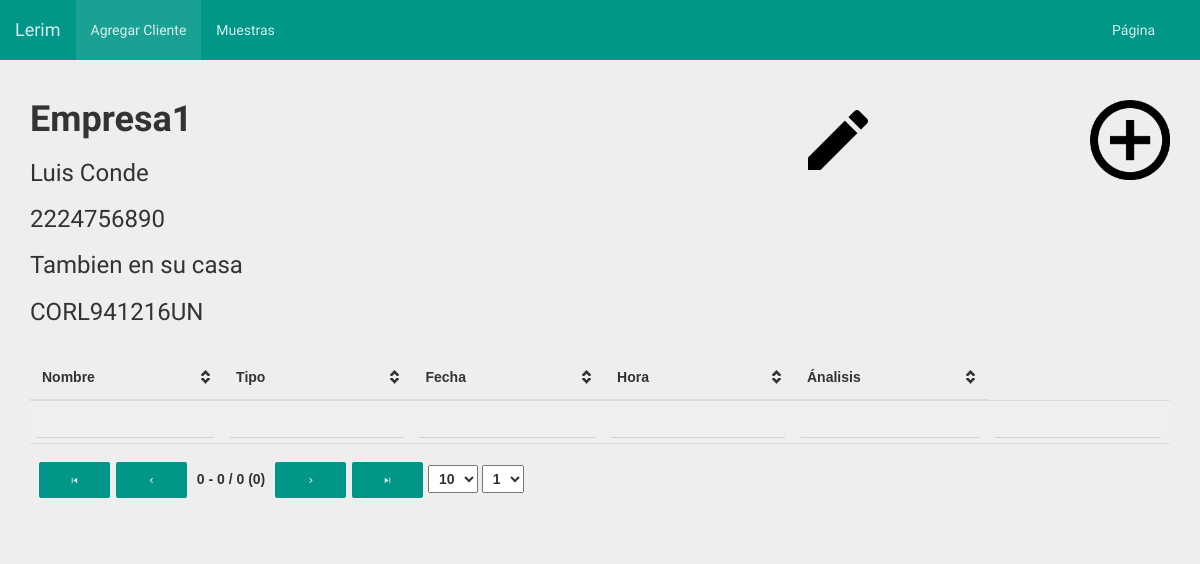
Page /index.php/welcome/bio/2 on the committed database.
### tables this page shows
CREATE TABLE clientes
(
	`id_cliente` INT NOT NULL AUTO_INCREMENT,
	`nombre` VARCHAR(200) NOT NULL,
	`representante` VARCHAR(100) NOT NULL,
	`telefono` VARCHAR(10) NOT NULL,
	`email` VARCHAR(50) NOT NULL DEFAULT "",
	`direccion` VARCHAR(100) NOT NULL,
	`RFC` VARCHAR(12) NOT NULL,
	PRIMARY KEY (`id_cliente`),
	UNIQUE INDEX `rfc_UNIQUE` (`RFC` ASC)
);

### application/controllers/Welcome.php (called while the page is built, shortened)
<?php if ( ! defined('BASEPATH')) exit('No direct script access allowed');
class Welcome extends CI_Controller {
	function __construct(){
		$this->load->model('modelo');
		$this->load->helper('url');
	}
	public function BIO()
	{
		$id=$this->uri->segment(3);
		$bio=$this->modelo->muestraBio($id);
		$this->load->view('header');
		$this->load->view('barra');
		$this->load->view('cliente',$bio);
		$this->load->view('footer');
	}
}

### index.php (called while the page is built, shortened)
<?php
require_once BASEPATH.'core/CodeIgniter.php';

### application/models/modelo.php (called while the page is built, shortened)
<?php if ( ! defined('BASEPATH')) exit('No direct script access allowed');
class modelo extends CI_Model
{
	public function muestraBio($id)
	{
		$query=$this->db->query("SELECT * FROM clientes WHERE id_cliente=$id");
		if($query->num_rows()==0)
			$dataArray=false;
		else
		{
			$dataArray['cliente']=$query;
			$query=$this->db->query("SELECT id_muestra, muestras.nombre, tipos_muestras.nombre as tipo, hora, fecha FROM muestras JOIN tipos_muestras WHERE cliente=$id AND tipo=id_tipo_muestra");
			$dataArray['muestras']=$query;
		}
		return $dataArray;
	}
}

### application/views/cliente.php (the view, shortened to what this page needs)
<div class="container">
	<div class="row">
		 <div class="col-md-6">
			<?php
				foreach($cliente->result() as $row)
				{
					echo "<h1><strong>".$row->nombre."</strong></h1>";
					echo "<h3>".$row->representante."</h3>";
					echo "<h3>".$row->telefono."</h3>";
					echo "<h3>".$row->direccion."</h3>";
					echo "<h3>".$row->RFC."</h3><br>";
				}
			?>
		</div>
     	 <div align="right" class="col-md-6">
     	 	<div class="row">
     	 		<div class="col-md-6">
       				<h1><a href="<?php echo base_url();?>index.php/welcome/editarCliente/<?php echo $row->id_cliente?>">&nbsp;<img src="<?php echo base_url();?>assets/img/edit.png" width="80" alt="140"></a></h1>
      			</div>
      			<div class="col-md-6">
       				<h1><a href="<?php echo base_url();?>index.php/welcome/nuevaMuestra/<?php echo $row->id_cliente?>">&nbsp;<img src="<?php echo base_url();?>assets/img/add.png" width="80" alt="140"></a></h1>
      			</div>
     	 	</div>
      	</div>
	</div>
	<table class="table table-striped table-hover">
	    <thead>
	        <tr>
	            <th>Nombre</th>
	            <th>Tipo</th>
	            <th>Fecha</th>
	            <th>Hora</th>
	            <th>Ánalisis</th>
	        </tr>
	    </thead>
		<tfoot>
        <tr>
          <th colspan="6" class="ts-pager form-horizontal">
            <button type="button" class="btn btn-primary"><i class="mdi-av-skip-previous"></i></div></button>
            <button type="button" class="btn btn-primary"><i class="mdi-navigation-chevron-left"></i></button>
            <span class="pagedisplay"></span>
            <button type="button" class="btn btn-primary"><i class="mdi-navigation-chevron-right"></i></button>
            <button type="button" class="btn btn-primary"><i class="mdi-av-skip-next"></i></button>
            <select  title="Select page size">
              <option selected="selected"  value="10">10</option>
            </select>
            <select class="pagenum input-mini"  title="Select page number"></select>

### rows in the picture
clientes: nombre "Empresa1", representante "Luis Conde", telefono "2224756890", direccion "Tambien en su casa", RFC "CORL941216UN"
